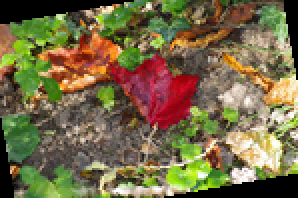
#> input picture 02_Intermediaire/05 - Generation de documents/original_thumbnail_10.png, 149 x 99 px, given in place of original.png, which was not available (shown 2 times larger)
$ jupyter execute '05 - Images.ipynb'   (text cells are left out)
#> lines starting #> are read from the running program, lines starting #| are printed output that depends on the picture; pictures that were not available may be replaced by others from this repository, and a replacement may not be noted
[cell 1]
from PIL import Image
import os.path

[cell 2]
file, ext = os.path.splitext("original.png")

[cell 3]
print(file, ext)

[cell 4]
im = Image.open("original.png")
#> im is the input picture: PIL image 149x99 RGB; mean R, G, B 118.2, 106.7, 70.3

[cell 5]
im.size
#> Out = (149, 99)

[cell 6]
w, h = im.size
#> w = 149; h = 99

[cell 7]
im.format
#> Out = 'PNG'

[cell 8]
im.format_description
#> Out = 'Portable network graphics'

[cell 9]
im.tile

[cell 10]
im.getbbox()
#> Out = (0, 0, 149, 99)

[cell 11]
im.mode
#> Out = 'RGB'

[cell 12]
im.getbands()
#> Out = ('R', 'G', 'B')

[cell 13]
im.getextrema()
#> Out = ((0, 255), (0, 255), (0, 255))

[cell 14]
im.info

[cell 15]
im.thumbnail((600, int(600.*h/w)), Image.LANCZOS)

[cell 16]
im.save(f"{file}_screen{ext}", "PNG")

[cell 17]
im.thumbnail((150, int(150.*h/w)), Image.LANCZOS)

[cell 18]
im.save(f"{file}_thumbnail{ext}", "PNG")

[cell 19]
im.size
#> Out = (149, 99)

[cell 20]
im.tile

[cell 21]
im.info

[cell 22]
for angle in [10, 30, 45, 90, 180]:
    img = im.rotate(angle)
    img.save(f"original_thumbnail_{angle}.png", 'PNG')
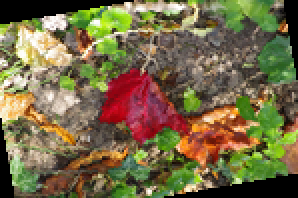
#> img: PIL image 149x99 RGB (shown 2 times larger); mean R, G, B 118.2, 106.7, 70.3

[cell 23]
im = Image.open('original_thumbnail.png')
im_flip = im.transpose(Image.FLIP_LEFT_RIGHT)
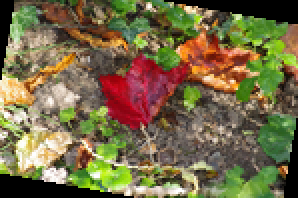
#> im_flip: PIL image 149x99 RGB (shown 2 times larger); mean R, G, B 118.2, 106.7, 70.3
im_flip.save('original_thumbnail_flip.png', 'PNG')

[cell 24]
im_point = im.point(lambda i: 128+(i-128)//2)
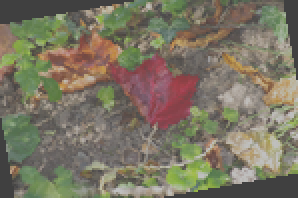
#> im_point: PIL image 149x99 RGB (shown 2 times larger); mean R, G, B 122.9, 117.1, 98.9
im_point.save('original_thumbnail_point.png', 'PNG')

[cell 25]
from PIL import ImageFilter

[cell 26]
im2 = im.filter(ImageFilter.BLUR)
im2.save('original_thumbnail_filter_blur.png', 'PNG')

[cell 27]
im2 = im.filter(ImageFilter.CONTOUR)
im2.save('original_thumbnail_filter_contour.png', 'PNG')

[cell 28]
im2 = im.filter(ImageFilter.DETAIL)
im2.save('original_thumbnail_filter_detail.png', 'PNG')

[cell 29]
im2 = im.filter(ImageFilter.EDGE_ENHANCE)
im2.save('original_thumbnail_filter_edge_enhance.png', 'PNG')

[cell 30]
im2 = im.filter(ImageFilter.EDGE_ENHANCE_MORE)
im2.save('original_thumbnail_filter_edge_enhance_more.png', 'PNG')

[cell 31]
im2 = im.filter(ImageFilter.EMBOSS)
im2.save('original_thumbnail_filter_emboss.png', 'PNG')

[cell 32]
im2 = im.filter(ImageFilter.FIND_EDGES)
im2.save('original_thumbnail_filter_find_edges.png', 'PNG')

[cell 33]
im2 = im.filter(ImageFilter.SMOOTH)
im2.save('original_thumbnail_filter_smooth.png', 'PNG')

[cell 34]
im2 = im.filter(ImageFilter.SMOOTH_MORE)
im2.save('original_thumbnail_filter_smooth_more.png', 'PNG')

[cell 35]
im2 = im.filter(ImageFilter.SHARPEN)
im2.save('original_thumbnail_filter_sharpen.png', 'PNG')

[cell 36]
im2 = im.crop((25, 15, 100, 75))
#> im2: PIL image 75x60 RGB
im2.save('original_thumbnail_recadrage.png', 'PNG')

[cell 37]
r, v, b = im.split()
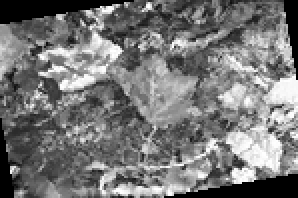
#> r: PIL image 149x99 L (shown 2 times larger); min 0, max 255, mean 118.2
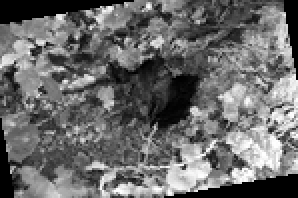
#> v: PIL image 149x99 L (shown 2 times larger); min 0, max 255, mean 106.7
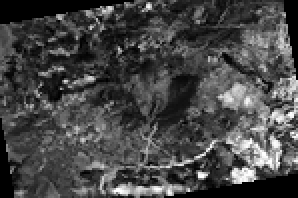
#> b: PIL image 149x99 L (shown 2 times larger); min 0, max 255, mean 70.3

[cell 38]
im2 = Image.merge('L', (r,))
im2.save('original_thumbnail_R.png', 'PNG')

[cell 39]
im2 = Image.merge('L', (v,))
im2.save('original_thumbnail_V.png', 'PNG')

[cell 40]
im2 = Image.merge('L', (b,))
im2.save('original_thumbnail_B.png', 'PNG')

[cell 41]
im2 = Image.merge('RGB', (b, r, v))
#> im2: PIL image 149x99 RGB
im2.save('original_thumbnail_BRV.png', 'PNG')

[cell 42]
im2 = Image.merge('RGB', (v, b, r))
im2.save('original_thumbnail_VBR.png', 'PNG')

[cell 43]
im2 = Image.merge('RGB', (b, v, r))
im2.save('original_thumbnail_BVR.png', 'PNG')

[cell 44]
im2 = Image.merge('RGB', (r, b, v))
im2.save('original_thumbnail_RBV.png', 'PNG')

[cell 45]
im2 = Image.merge('RGB', (v, r, b))
im2.save('original_thumbnail_VRB.png', 'PNG')

[cell 46]
t = Image.new('L', im.size)
#> t: PIL image 149x99 L; every value is 0
im2 = Image.merge('RGB', (r, t, t))
im2.save('original_thumbnail_RTT.png', 'PNG')

[cell 47]
im2 = Image.merge('RGB', (t, v, t))
im2.save('original_thumbnail_TVT.png', 'PNG')

[cell 48]
im2 = Image.merge('RGB', (t, t, b))
im2.save('original_thumbnail_TTB.png', 'PNG')

[cell 49]
im2 = Image.merge('RGB', (r, v, t))
im2.save('original_thumbnail_RVT.png', 'PNG')

[cell 50]
im2 = Image.merge('RGB', (r, t, b))
im2.save('original_thumbnail_RTB.png', 'PNG')

[cell 51]
im2 = Image.merge('RGB', (t, v, b))
im2.save('original_thumbnail_TVB.png', 'PNG')

[cell 52]
b2 = b.transpose(Image.FLIP_TOP_BOTTOM)
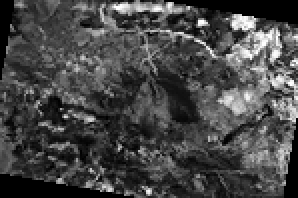
#> b2: PIL image 149x99 L (shown 2 times larger); min 0, max 255, mean 70.3
v2 = v.transpose(Image.FLIP_LEFT_RIGHT)
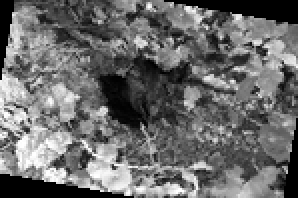
#> v2: PIL image 149x99 L (shown 2 times larger); min 0, max 255, mean 106.7
im2 = Image.merge('RGB', (r, v2, b2))
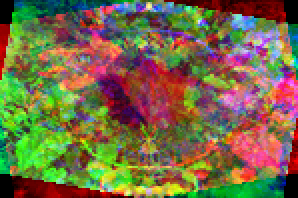
#> im2: PIL image 149x99 RGB (shown 2 times larger); mean R, G, B 118.2, 106.7, 70.3
im2.save('original_thumbnail_etrange.png', 'PNG')

[cell 53]
print(im.size)
#| (149, 99)
pix = im.load()
for x in [0, 1, 2, 3, 4, 145, 146, 147, 148]:
    for y in range(99):
        pix[x, y] = (255, 255, 255)
for y in [0, 1, 2, 3, 4, 94, 95, 96, 97, 98]:
    for x in range(5, 145):
        pix[x, y] = (255, 255, 255)
im.save('original_thumbnail_cadre.png', 'PNG')
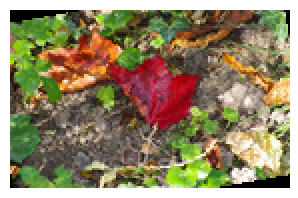
#> saved as original_thumbnail_cadre.png: PIL image 149x99 RGB (shown 2 times larger); mean R, G, B 145.5, 133.6, 101.6

$ run again, on 02_Intermediaire/05 - Generation de documents/original_thumbnail_90.png
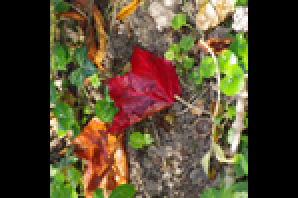
#> input picture 02_Intermediaire/05 - Generation de documents/original_thumbnail_90.png, 149 x 99 px, given in place of original.png, which was not available (shown 2 times larger)
#> im is the input picture: PIL image 149x99 RGB; mean R, G, B 84.6, 72.5, 48.1
#> `im.format_description`: Out = 'Portable network graphics'
#> `im.getbbox()`: Out = (25, 0, 124, 99)
#> `im.getbands()`: Out = ('R', 'G', 'B')
#> `im.getextrema()`: Out = ((0, 255), (0, 255), (0, 255))
#> after the loop `for angle in [10, 30, 45, 90, 180]:`:
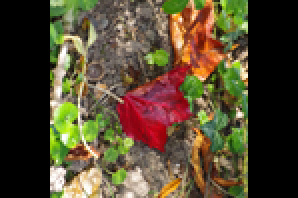
#> img: PIL image 149x99 RGB (shown 2 times larger); mean R, G, B 84.6, 72.5, 48.1
#> t: PIL image 149x99 L; every value is 0
#| (149, 99)
#> `im.save('original_thumbnail_cadre.png', 'PNG')`:
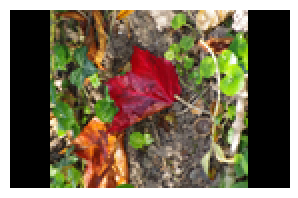
#> saved as original_thumbnail_cadre.png: PIL image 149x99 RGB (shown 2 times larger); mean R, G, B 115.6, 103.5, 82.2
